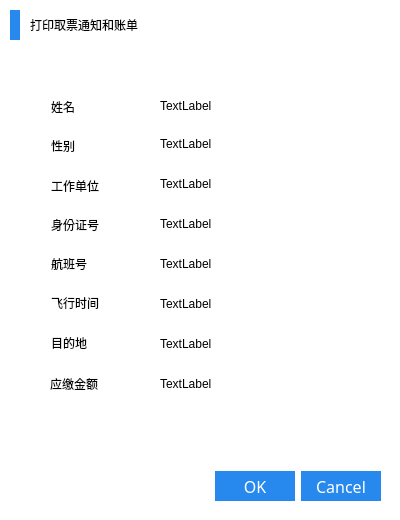
<?xml version="1.0" encoding="UTF-8"?>
<ui version="4.0">
 <class>printDialog</class>
 <widget class="QDialog" name="printDialog">
  <property name="geometry">
   <rect>
    <x>0</x>
    <y>0</y>
    <width>400</width>
    <height>520</height>
   </rect>
  </property>
  <property name="windowTitle">
   <string>Dialog</string>
  </property>
  <property name="styleSheet">
   <string notr="true">background-color: rgb(255, 255, 255);</string>
  </property>
  <widget class="QDialogButtonBox" name="buttonBox">
   <property name="geometry">
    <rect>
     <x>40</x>
     <y>470</y>
     <width>341</width>
     <height>32</height>
    </rect>
   </property>
   <property name="styleSheet">
    <string notr="true">QPushButton{
height: 30px;
width: 80px;
background-color: #2789EE;border:none;color:rgb(255, 255, 255);font:16px Microsoft YaHei;}
QPushButton:pressed{background-color: rgb(38, 195, 238);border:none;color:rgb(255, 255, 255);font:16px Microsoft YaHei;}</string>
   </property>
   <property name="orientation">
    <enum>Qt::Horizontal</enum>
   </property>
   <property name="standardButtons">
    <set>QDialogButtonBox::Cancel|QDialogButtonBox::Ok</set>
   </property>
  </widget>
  <widget class="QLabel" name="label_9">
   <property name="geometry">
    <rect>
     <x>30</x>
     <y>10</y>
     <width>191</width>
     <height>30</height>
    </rect>
   </property>
   <property name="styleSheet">
    <string notr="true">font: 20px &quot;微软雅黑&quot;;
color: rgb(0，0，0);</string>
   </property>
   <property name="text">
    <string>打印取票通知和账单</string>
   </property>
  </widget>
  <widget class="QLabel" name="label_10">
   <property name="geometry">
    <rect>
     <x>10</x>
     <y>10</y>
     <width>10</width>
     <height>30</height>
    </rect>
   </property>
   <property name="styleSheet">
    <string notr="true">background-color: #2789EE;</string>
   </property>
   <property name="text">
    <string/>
   </property>
  </widget>
  <widget class="QWidget" name="widget" native="true">
   <property name="geometry">
    <rect>
     <x>10</x>
     <y>50</y>
     <width>371</width>
     <height>411</height>
    </rect>
   </property>
   <property name="styleSheet">
    <string notr="true">font: 20px &quot;微软雅黑&quot;;
color: rgb(0，0，0);</string>
   </property>
   <widget class="QLabel" name="label">
    <property name="geometry">
     <rect>
      <x>150</x>
      <y>42</y>
      <width>221</width>
      <height>27</height>
     </rect>
    </property>
    <property name="text">
     <string>TextLabel</string>
    </property>
   </widget>
   <widget class="QLabel" name="label_2">
    <property name="geometry">
     <rect>
      <x>150</x>
      <y>80</y>
      <width>221</width>
      <height>27</height>
     </rect>
    </property>
    <property name="text">
     <string>TextLabel</string>
    </property>
   </widget>
   <widget class="QLabel" name="label_3">
    <property name="geometry">
     <rect>
      <x>150</x>
      <y>120</y>
      <width>221</width>
      <height>27</height>
     </rect>
    </property>
    <property name="text">
     <string>TextLabel</string>
    </property>
   </widget>
   <widget class="QLabel" name="label_4">
    <property name="geometry">
     <rect>
      <x>150</x>
      <y>160</y>
      <width>221</width>
      <height>27</height>
     </rect>
    </property>
    <property name="text">
     <string>TextLabel</string>
    </property>
   </widget>
   <widget class="QLabel" name="label_5">
    <property name="geometry">
     <rect>
      <x>150</x>
      <y>240</y>
      <width>221</width>
      <height>27</height>
     </rect>
    </property>
    <property name="text">
     <string>TextLabel</string>
    </property>
   </widget>
   <widget class="QLabel" name="label_6">
    <property name="geometry">
     <rect>
      <x>150</x>
      <y>280</y>
      <width>221</width>
      <height>27</height>
     </rect>
    </property>
    <property name="text">
     <string>TextLabel</string>
    </property>
   </widget>
   <widget class="QLabel" name="label_7">
    <property name="geometry">
     <rect>
      <x>150</x>
      <y>200</y>
      <width>221</width>
      <height>27</height>
     </rect>
    </property>
    <property name="text">
     <string>TextLabel</string>
    </property>
   </widget>
   <widget class="QLabel" name="label_8">
    <property name="geometry">
     <rect>
      <x>41</x>
      <y>122</y>
      <width>80</width>
      <height>27</height>
     </rect>
    </property>
    <property name="text">
     <string>工作单位</string>
    </property>
   </widget>
   <widget class="QLabel" name="label_11">
    <property name="geometry">
     <rect>
      <x>41</x>
      <y>200</y>
      <width>60</width>
      <height>27</height>
     </rect>
    </property>
    <property name="text">
     <string>航班号</string>
    </property>
   </widget>
   <widget class="QLabel" name="label_12">
    <property name="geometry">
     <rect>
      <x>41</x>
      <y>239</y>
      <width>80</width>
      <height>27</height>
     </rect>
    </property>
    <property name="text">
     <string>飞行时间</string>
    </property>
   </widget>
   <widget class="QLabel" name="label_13">
    <property name="geometry">
     <rect>
      <x>41</x>
      <y>43</y>
      <width>40</width>
      <height>27</height>
     </rect>
    </property>
    <property name="text">
     <string>姓名</string>
    </property>
   </widget>
   <widget class="QLabel" name="label_14">
    <property name="geometry">
     <rect>
      <x>41</x>
      <y>161</y>
      <width>80</width>
      <height>27</height>
     </rect>
    </property>
    <property name="text">
     <string>身份证号</string>
    </property>
   </widget>
   <widget class="QLabel" name="label_15">
    <property name="geometry">
     <rect>
      <x>41</x>
      <y>279</y>
      <width>60</width>
      <height>27</height>
     </rect>
    </property>
    <property name="text">
     <string>目的地</string>
    </property>
   </widget>
   <widget class="QLabel" name="label_16">
    <property name="geometry">
     <rect>
      <x>41</x>
      <y>82</y>
      <width>40</width>
      <height>27</height>
     </rect>
    </property>
    <property name="text">
     <string>性别</string>
    </property>
   </widget>
   <widget class="QLabel" name="label_17">
    <property name="geometry">
     <rect>
      <x>150</x>
      <y>320</y>
      <width>221</width>
      <height>27</height>
     </rect>
    </property>
    <property name="text">
     <string>TextLabel</string>
    </property>
   </widget>
   <widget class="QLabel" name="label_18">
    <property name="geometry">
     <rect>
      <x>40</x>
      <y>320</y>
      <width>81</width>
      <height>27</height>
     </rect>
    </property>
    <property name="text">
     <string>应缴金额</string>
    </property>
   </widget>
  </widget>
 </widget>
 <resources/>
 <connections>
  <connection>
   <sender>buttonBox</sender>
   <signal>accepted()</signal>
   <receiver>printDialog</receiver>
   <slot>accept()</slot>
   <hints>
    <hint type="sourcelabel">
     <x>248</x>
     <y>254</y>
    </hint>
    <hint type="destinationlabel">
     <x>157</x>
     <y>274</y>
    </hint>
   </hints>
  </connection>
  <connection>
   <sender>buttonBox</sender>
   <signal>rejected()</signal>
   <receiver>printDialog</receiver>
   <slot>reject()</slot>
   <hints>
    <hint type="sourcelabel">
     <x>316</x>
     <y>260</y>
    </hint>
    <hint type="destinationlabel">
     <x>286</x>
     <y>274</y>
    </hint>
   </hints>
  </connection>
 </connections>
</ui>
